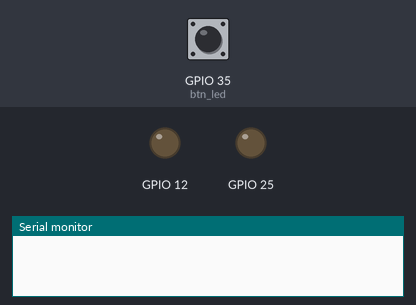
The sketch below on a simulated ESP32. Parts: output pins drawn as LEDs (lit = HIGH), the last lines printed to the serial monitor. The inputs (shaded band) are chosen by the test bench; at power-on: GPIO 35 (btn_led) HIGH.

Above: at 1.2 s.
1.3 s: GPIO 35 (btn_led) pulled LOW for 0.15 s
At 2.2 s:
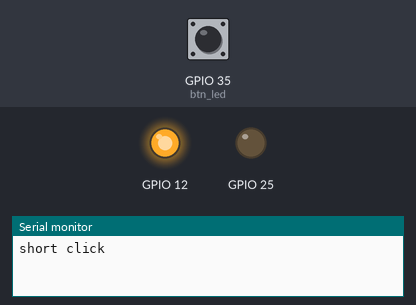
2.9 s: GPIO 35 (btn_led) pulled LOW for 1 s
At 4.6 s:
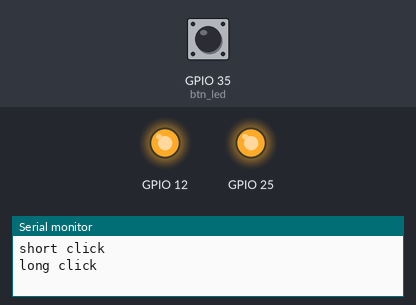
5.4 s: GPIO 35 (btn_led) pulled LOW for 0.15 s
At 6.5 s:
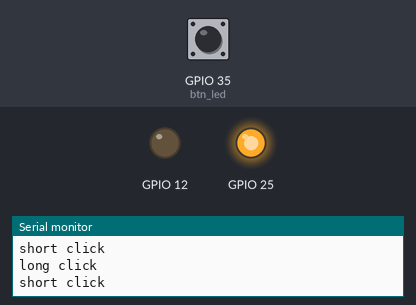
7.0 s: GPIO 35 (btn_led) pulled LOW for 3.2 s
At 10.6 s:
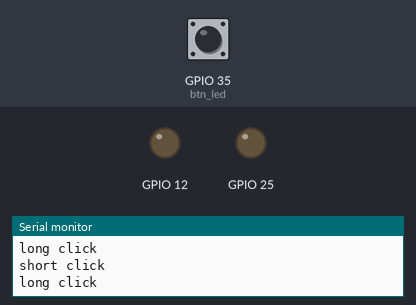
Timing chart, 0 to 12.1 s (numbered marks = the images above; inputs shaded):
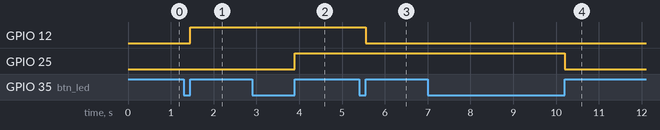

The sketch:

01_ShortLongClick.ino
```cpp
/*


        _          _ ______ _____ _____
       (_)        | |  ____|  __ \_   _|
  _ __  ___  _____| | |__  | |  | || |
 | '_ \| \ \/ / _ \ |  __| | |  | || |
 | |_) | |>  <  __/ | |____| |__| || |_
 | .__/|_/_/\_\___|_|______|_____/_____|
 | |
 |_|

www.pixeledi.eu | twitter.com/pixeledi
Short/Long Click - One Button - 2 LEDs | V1.0 | 02/2022

*/

class Button{
    int btnpin;
    int state;
    unsigned long buttonDownMS;
  public:
    Button(int pin){
      btnpin=pin;
    }

    void setup(){
      pinMode(btnpin,INPUT_PULLUP);
      state=HIGH;
    }

    void loop(){
      int prevState=state;
      state=digitalRead(btnpin);

      if (prevState == HIGH && state == LOW) {
        buttonDownMS = millis();
      }
      else if (prevState == LOW && state == HIGH) {
        if(millis() - buttonDownMS < 50) {
          //debounce
        }
        else if(millis() - buttonDownMS < 250){
          Serial.println("short click");
          digitalWrite(12, !digitalRead(12));
        }
        else {
          Serial.println("long click");
          digitalWrite(25, !digitalRead(25));
        }
      }
    }
};

Button btn_led(35);

void setup() {
  Serial.begin(115200);
  // put your setup code here, to run once:
  btn_led.setup();
  // FOR TESTING
  pinMode(12, OUTPUT);
  pinMode(25, OUTPUT);
}

void loop() {
  // put your main code here, to run repeatedly:
  btn_led.loop();
}
```

Measured:
- after the input at 1.3 s, GPIO 12: LOW → HIGH after 0.15 s
- after the input at 2.9 s, GPIO 25: LOW → HIGH after 1.0 s
- after the input at 5.4 s, GPIO 12: HIGH → LOW after 0.15 s
- after the input at 7.0 s, GPIO 25: HIGH → LOW after 3.2 s
